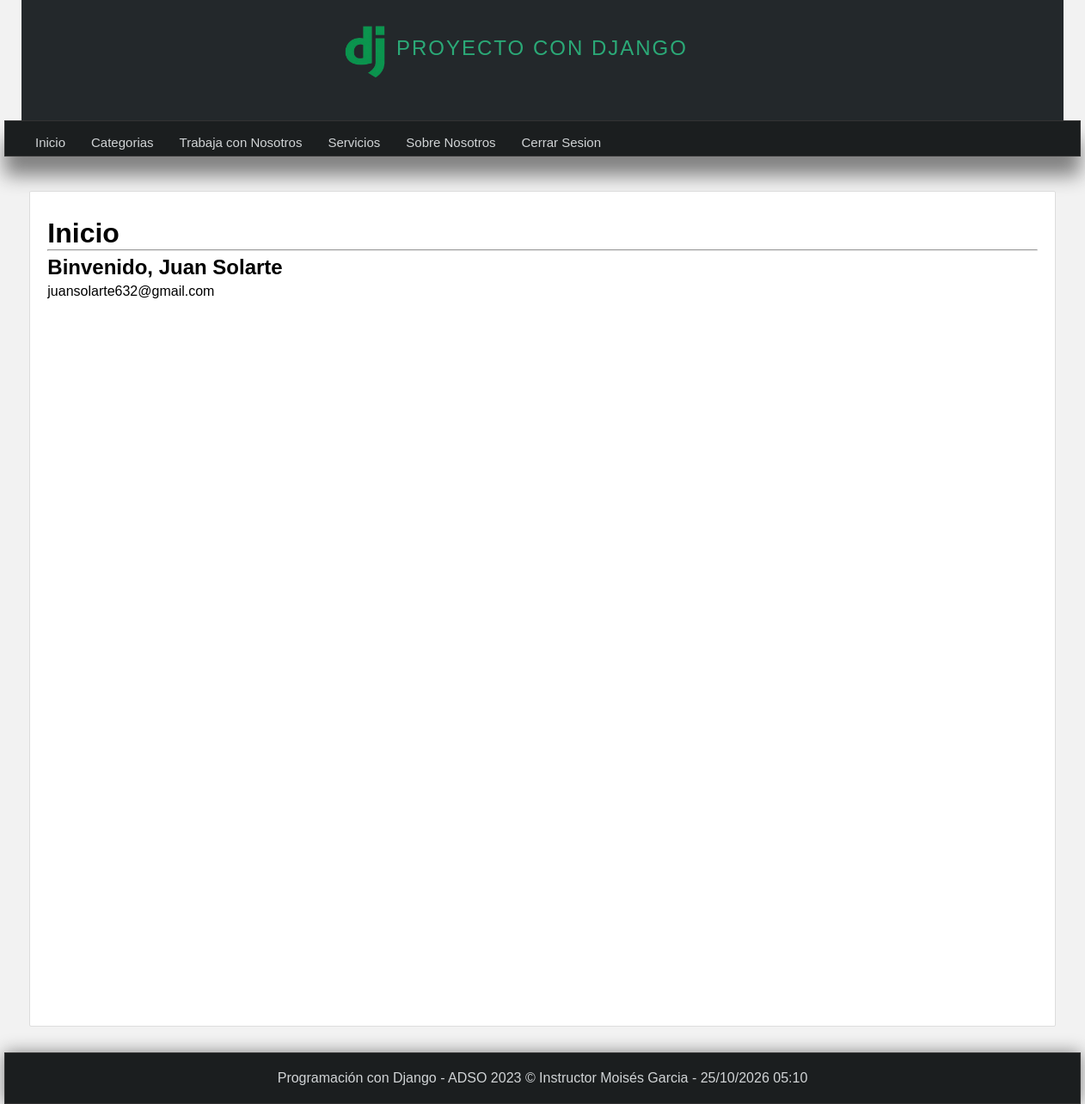
The app's page / (signed in) with its own data.
### pages/models.py (models this page shows, shortened)
class Page(models.Model): #Heredamos de models
    title = models.CharField(max_length=50, verbose_name="Título")
    content = RichTextField(verbose_name="Contenido")
    slug = models.CharField(unique=True, max_length=150, verbose_name="URL amigable") #url que va tener la pagina
    visible = models.BooleanField(verbose_name="¿Visible?")
    order = models.IntegerField(default=0,verbose_name="Orden")
    created_at = models.DateTimeField(auto_now_add=True, verbose_name="Creación:")
    updated_at = models.DateTimeField(auto_now_add=True, verbose_name="Actualización:")
    class Meta:
        verbose_name = "Página"
        verbose_name_plural = "Páginas"

### mainapp/views.py (the view)
# urls.py: path('', views.index, name="index"), # configuracion de ruta vacia vinculada al index
def index(request):
    return render(request, 'mainapp/index.html', {
        'title': 'Inicio'
    })

### blog/processor.py (called while the page is built)
def get_categories(request):
    categories_in_use = Article.objects.filter(public=True).values_list('categories', flat=True)     #Subconsulta para saber que categorias estan siendo utilizadas por un articulo
    categories = Category.objects.filter(id__in=categories_in_use).values_list('id', 'name')
    return {
        'categories': categories,
        'ids': categories_in_use
    }

### pages/context_processors.py (called while the page is built)
def get_pages(request):
    pages = Page.objects.filter(visible=True).order_by('order').values_list('id', 'title', 'slug')
    return {
        'pages': pages
    }

### mainapp/templates/mainapp/index.html (shortened to what this page needs)
{% extends 'layouts/layout.html' %}
{% load static %}
{% block content %}
<link rel="stylesheet" type="text/css" href="{% static 'css/styles.css' %}"/>
    <h1>{{title}}</h1>
<hr/>
    {% if user.email %}
        <h2>Binvenido, {{request.user.first_name}} {{user.last_name}}</h2>
        <p>
            {{user.email}}
        </p>
        {% else %}
        <h2> Identificate para ver mas informacion </h2>
    {% endif %}
{% endblock %}

### mainapp/templates/layouts/layout.html (shortened to what this page needs)
{% load static %}
<!DOCTYPE html>
<html>
    <html lang="es">
    <head>
        {% load static %}
        <link rel="stylesheet" type="text/css" href="{% static 'css/styles.css' %}"/>
    </head>
    <body>
        <header>
            <div id="logotipo">
                <img src="{% static 'images/logo.png' %}" />
                <h1>Proyecto con Django</h1>
            </div>
        </header>
        <nav>
            <ul>
                <li>
                    <a href="{% url 'index' %}">Inicio</a>
                </li>
                {% if user.email %}
                    <li>
                        <a href="{% url 'list_articles' %}">Categorias</a>
                    </li>
                    {% for Page in pages %}
                    <li>
                    <a href="{% url 'page' Page.2 %}">{{Page.1}}</a>
                    </li>
                    {% endfor %}
                    <li>
                        <a href="{% url 'logout' %}">Cerrar Sesion</a>
                    </li>
                {% endif %}
            </ul>
        </nav>
        <div id="content">
            <div class="box">
                {% block content %}{% endblock %}
            </div>
        </div>
        <footer>
            Programación con Django - ADSO 2023 &copy; Instructor Moisés Garcia - {% now "d/m/Y h:m" %}
        </footer>
    </body>
</html>

### mainapp/static/css/styles.css (style rules this page uses)
* { margin: 0px; padding: 0px; font-family: Arial, Helvetica, sans-serif; text-decoration: none; }
p, h2, h3, ul { margin-top: 5px; margin-bottom: 5px; }
ul, ol { margin-left: 20px; margin-bottom: 10px; }
body { background-color: #f2f2f2; }
header { width: 1212px; height: 140px; background-color: #23282b; margin: 0px auto; }
#logotipo { width: 480px; margin: 0 auto; }
#logotipo img { display: block; width: 70px; float: left; margin-top: 25px; }
#logotipo h1 { display: block; float: left; margin-top: 42px; font-size: 24px; letter-spacing: 2px; text-transform: uppercase; font-weight: lighter; color: #2ba977; }
nav { width: 1250px; height: 40px; background-color: #1b1e1f; border: 1px solid #333333; margin: 0 auto; box-shadow: 0px 22px 22px gray; font-size: 15px; }
nav ul { list-style: none; text-decoration: 40px; }
nav > ul > li { line-height: 40px; float: left; }
nav > ul > li > a { display: block; padding-left: 15px; padding-right: 15px; color: #d1d4d6; }
#content { width: 1212px; min-height: 930px; margin: 0 auto; margin-bottom: 30px; margin-top: 40px; }
.box { background: white; min-height: 930px; width: 95%; padding: 20px; border: 1px solid #ddd; border-radius: 2px; margin: 0 auto; }
footer { width: 1250px; background-color: #1b1e1f; border: 1px solid #333333; color: #d1d4d6; text-align: center; padding-top: 20px; margin: 0 auto; padding-bottom: 20px; box-shadow: 0px 0px 20px gray; }

### records on screen
Page: title "Trabaja con Nosotros"
Page: title "Servicios"
Page: title "Sobre Nosotros"

### other values on screen
{{ title }} "Inicio"
{{ request.user.first_name }} "Juan"
{{ user.last_name }} "Solarte"
{{ user.email }} "juansolarte632@gmail.com"
